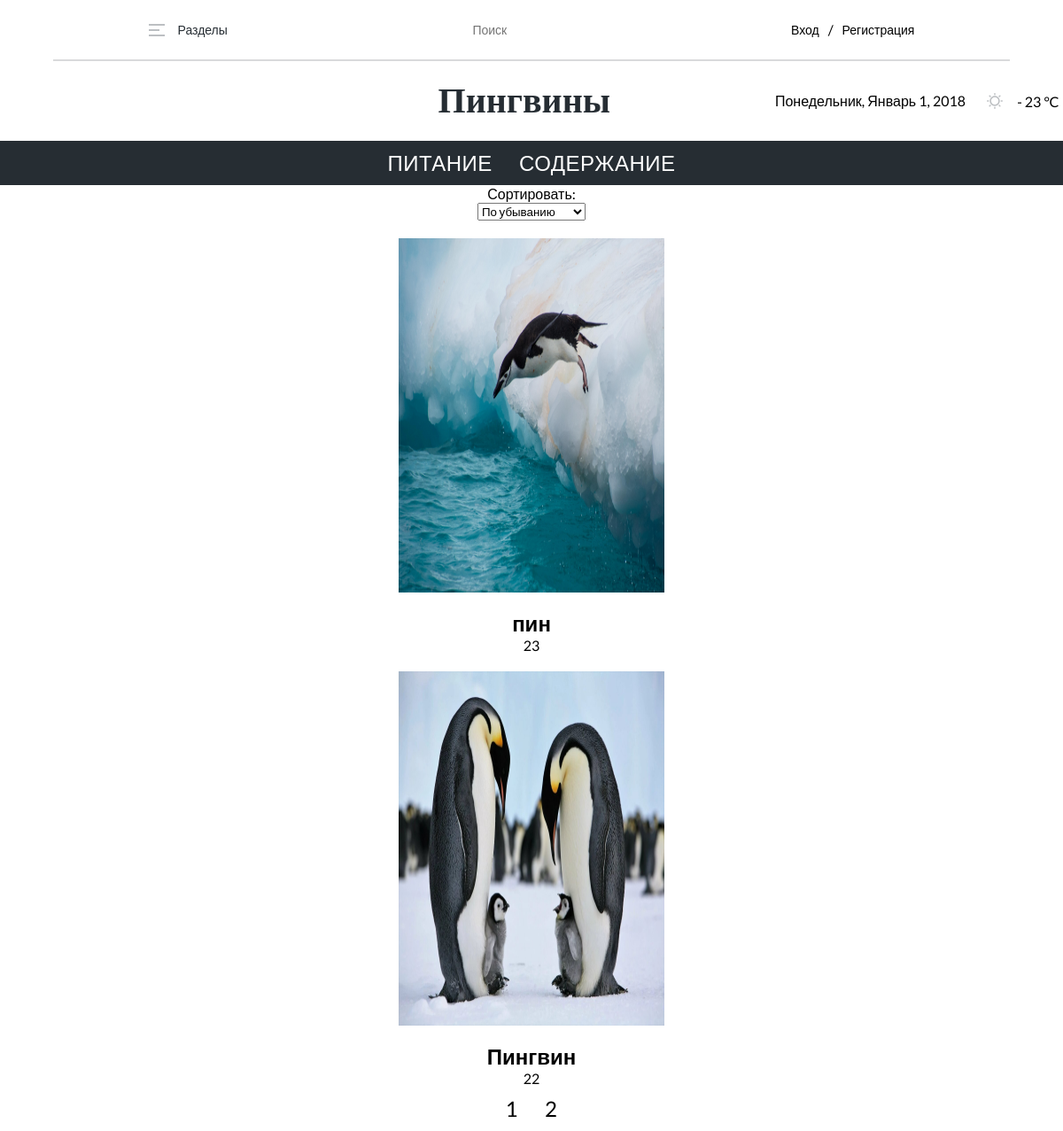
/Battalov-penguins/index.php, run on the app's committed database.
### tables this page shows
CREATE TABLE `categories` (
  `category_id` int(11) NOT NULL,
  `name` varchar(20) NOT NULL
);

CREATE TABLE `news` (
  `news_id` int(11) NOT NULL,
  `image` varchar(70) NOT NULL,
  `title` varchar(50) NOT NULL,
  `content` text NOT NULL,
  `category_id` int(11) NOT NULL,
  `publish_date` datetime NOT NULL DEFAULT CURRENT_TIMESTAMP
);

### Battalov-penguins/index.php (the view, shortened to what this page needs)
<?php
include "connect.php";
include "header.php";
$cat = isset($_GET["new"]) ? $_GET["new"] : false;
$sort = isset($_GET["sort"]) ? $_GET["sort"] : "DESC";
$query_count_news = "SELECT * FROM news";
$count_news = mysqli_num_rows(mysqli_query($con, $query_count_news));
$paginate_count = 2;
$page = isset($_GET['page']) ? $_GET['page'] : 1;
$offset = $page * $paginate_count - $paginate_count;
if ($cat == false) {
    $news = mysqli_query($con, "SELECT * FROM news ORDER BY publish_date $sort LIMIT $paginate_count OFFSET $offset");
} else {
    $news = mysqli_query($con, "SELECT * FROM news WHERE category_id=$cat ORDER BY publish_date $sort LIMIT $paginate_count OFFSET $offset");
}
?>
<html lang="en">
<head>
    <link rel='stylesheet' type='text/css' media='screen' href='style.css'>
</head>
<body>
<form class="forms">
    <label for="sort">Сортировать:</label>
    <select name="sort" id="sort" onchange="this.form.submit()">
        <option value="DESC" <?php if($sort == "DESC") echo "selected";?>>По убыванию</option>
    </select>
</form>
<div class="main">
    <div class="last-news">
        <?php
        if (isset($result) && mysqli_num_rows($result) > 0) {
            while($new = mysqli_fetch_assoc($result)){
                echo "<div class='card'>";
                $new_id = $new["news_id"];
                echo "<img src='images/news/" . $new['image'] . "'>";
                echo "<h2 class='c_title'>" . $new['title'] . "</h2>";
                echo "<a href='oneNew.php?new=$new_id'>" . $new['news_id'] . "</a>";
                echo "</div>";
            }
        } else {
            if (mysqli_num_rows($news) == 0){
                echo "<h3>Данных нет</h3>";
            } else {
                while($new = mysqli_fetch_assoc($news)){
                    echo "<div class='card'>";
                    $new_id = $new["news_id"];
                    echo "<img src='images/news/" . $new['image'] . "'>";
                    echo "<h2 class='c_title'>" . $new['title'] . "</h2>";
                    echo "<a href='oneNew.php?new=$new_id'>" . $new['news_id'] . "</a>";
                    echo "</div>";
                }
            }
        }
        ?>
    </div>
</div>
<div class="pagination">
    <?php
    for ($i = 1; $i <= ceil($count_news / $paginate_count); $i++) {
        echo "<li><a href='?page=$i" . ($sort ? "&sort=$sort" : "") . ($cat ? "&new=$cat" : "") . "'>$i</a></li>";
    }
    ?>
</div>
</body>
</html>

### Battalov-penguins/header.php (shortened to what this page needs)
<?php
require "connect.php";
$query_get_category = "select * from categories";
$categories = mysqli_fetch_all(mysqli_query($con, $query_get_category));
?>
<!DOCTYPE html>
<html>
<head>
    <link rel='stylesheet' type='text/css' media='screen' href='style.css'>
    <link rel="stylesheet" href="style.css">
</head>
<body>
    <header>
    <div class="nav-header">
                <div class="sections">
                    <img src="images/Hamburger menu.png" alt="">
                    <h2>Разделы</h2>
                </div>
                <form id="search-form" action="/" method="get">
                    <input class="poisk" type="search" id='search' name="search" placeholder="Поиск">
                </form>
                <div class="vhod">
                <?php if(!isset($_SESSION["user_id"])) { ?>
                    <a href="auth.php">Вход</a>/<a href="reg.php">Регистрация</a>
                <?php } else { ?>
                    <a href="signout.php">Выход</a>
                <?php } ?>
                </div>
        </div>
        <div class="Pinguins-and-date-and-temp">
            <a href="index.php" class="namePost1">Пингвины</a>
            <div class="date-and-temp">
                <p>Понедельник, Январь 1, 2018</p>
                <div class="temp-content">
                    <img src="images/Sun.svg" alt="">
                    <p>- 23 °C</p>
                </div>
            </div>
        </div>
    </header>
    <main>
    <div class="text-main">
        <?php
         foreach($categories as $category){
            echo "<li><a href='/?new=" . $category[0] . "'>$category[1]</a></li>";
            }
        ?>
    </div>
</main>

### Battalov-penguins/style.css (style rules this page uses)
* { margin: 0; padding: 0; font-family: "Lato", sans-serif; }
.nav-header h2 { color: var(--Base-Grey-100, #262D33); font-size: 14px; font-style: normal; font-weight: 400; line-height: 20px; }
.sections { display: flex; align-items: center; gap: 15px; }
.vhod { display: flex; align-items: center; gap: 10px; }
.vhod a { color: var(--Base-Grey-85, #4B5157); font-size: 14px; font-style: normal; font-weight: 400; line-height: 20px; text-decoration: none; }
.poisk { width: 50%; height: 10%; padding: 10px; margin: 15px; color: var(--Base-Grey-50, #939699); font-size: 14px; font-style: normal; font-weight: 400; line-height: 20px; border: none; }
form { display: flex; flex-direction: column; align-items: center; justify-content: center; }
.Pinguins-and-date-and-temp { display: flex; justify-content: center; gap: 186px; padding: 20px 0 20px 490px; }
.date-and-temp { display: flex; align-items: center; gap: 23px; }
.temp-content { display: flex; align-items: center; gap: 15px; }
.nav-header { display: flex; width: 90%; align-items: center; justify-content: space-around; border-bottom: 2px solid #D9DADB ; margin: auto; }
.namePost1 { color: var(--Base-Grey-100, #262D33); text-align: center; font-family: Roboto Slab; font-size: 40px; font-style: normal; font-weight: 700; line-height: 50px; }
form { display: flex; flex-direction: column; align-items: center; }
.vhod a { color: black; text-decoration: none; }
main { background-color:#262D33 ; width: 100%; height: 50px; }
.text-main { height: 50px; display: flex; justify-content: center; gap: 30px; color: #FFF; color: var(--Base-White, #FFF); font-size: 24px; font-style: normal; font-weight: 400; line-height: 20px; letter-spacing: 0.5px; text-transform: uppercase; align-items: center; list-style-type: none; }
.text-main a { text-decoration: none; color: #FFF; }
.last-news { text-align: center; }
.last-news img { padding: 20px; width: 25%; height: 50%; }
a { text-decoration: none; color: black; }
.forms { padding-top: 0; }
.pagination { height: 50px; display: flex; justify-content: center; gap: 30px; color: #FFF; color: var(--Base-White, #FFF); font-size: 24px; font-style: normal; font-weight: 400; line-height: 20px; letter-spacing: 0.5px; text-transform: uppercase; align-items: center; list-style-type: none; }

### data on the page
categories: name "ПИТАНИЕ"
categories: name "СОДЕРЖАНИЕ"
news: image (picture), title "пин", news_id "23"
news: image (picture), title "Пингвин", news_id "22"
